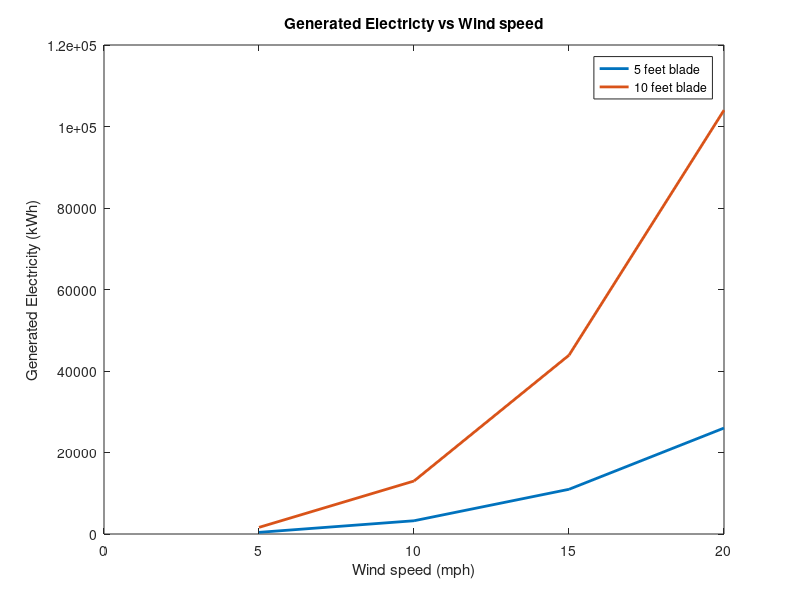

Recreate this plot in MATLAB.
%{
    The electricity generated by wind turbines annually in
    kilowatt-hours per year is given in the turbine_data.dat file. 
    The amount of electricity is determined by, among other factors,
    the diameter of the turbines blade (in feet) and
    the wind velocity in mph. The file stores on each line
    the blade diameter, wind velocity, and the approximate
    electricity generated for the year. For example:

    5 5 406
    5 10 3250
    5 15 10970
    5 20 26000
    10 5 1625
    10 10 13000
    10 15 43875
    10 20 104005

    Access the file turbine_data.dat in this format and determine
    how to display this data graphically to show the relationship 
    between the blade diameter, wind velocity and the electricity generated.
%}

my_data = load('turbine_data.dat');

% Second column of data contains speed of the wind turbine
speed = my_data(:,2);

% First 4 data points are for 5 feet blade diameter
speed_5 = speed(1:4);

% From the 5th data point to the end of vector contains data for 10 feet blade diameter
speed_10 = speed(5:end);

% Third column of data contains generated electricity of the wind turbine
kwh = my_data(:,3);

% First 4 data points are for 5 feet blade diameter 
kwh_5 = kwh(1:4);

% From the 5th data point to the end of vector contains data for 10 feet blade diameter
kwh_10 = kwh(5:end);

% Plot the speed_5 on x-axis and corresponding kwh_5 on y-axis
plot(speed_5,kwh_5,'LineWidth',2)

% Plot another curve in the same graph so we wait
hold on

% Plot the speed_10 on x-axis and corresponding kwh_10 on y-axis
plot(speed_10,kwh_10,'LineWidth',2)

% legend provides visual aid to distinguish between the two curves
legend('5 feet blade','10 feet blade')

title('Generated Electricty vs Wind speed')

xlabel('Wind speed (mph)')

ylabel('Generated Electricity (kWh)')

% Save the figure as a .png file
saveas(gcf,'turbine_data.png')

%{ 
    Observation:
    The generated electricity is higher for 10 feet blade diameter 
    as the wind speed increases. This is because the wind speed is
    increasing and the electricity generated is also increasing. 
%} 